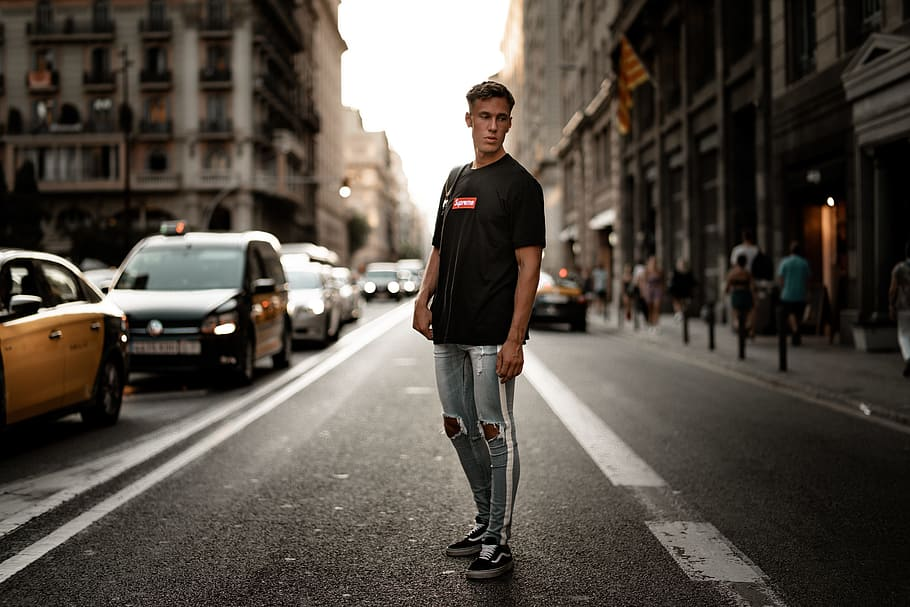
#> input picture hj.jpg, 910 x 607 px, given in place of Manhattan_Trim.mp4, which was not available
$ python detection_lane_on_vid.py
#> lines starting #> are read from the running program, lines starting #| are printed output that depends on the picture; after the words box and inside, x2 and y2 are one past the last pixel; in counts of white or black regions, pixels touching at a corner belong together; pictures that were not available may be replaced by others from this repository, and a replacement may not be noted
#> further down, frame is the input picture: shape (607, 910, 3); mean B, G, R 70, 77.8, 84.9
import cv2
import numpy as np
from matplotlib import pyplot as plt


def roi(image, vertices):
    mask = np.zeros_like(image)
    mask_color = 255
    cv2.fillPoly(mask, vertices, mask_color)
    cropped_img = cv2.bitwise_and(image, mask)
    return cropped_img


def draw_lines(image, hough_lines):
    for line in hough_lines:
        x1, y1, x2, y2 = line[0]
        cv2.line(image, (x1, y1), (x2, y2), (0, 255, 0), 2)

    return image


# img = cv2.imread("saved_frame.jpg")
# img = cv2.cvtColor(img, cv2.COLOR_BGR2RGB)


def process(img):
    height = img.shape[0]
#> height = 607
    width = img.shape[1]
#> width = 910
    roi_vertices = [
        (0, 650),
        (2*width/3, 2*height/3),
        (width, 1000)
    ]
#> roi_vertices = [(0, 650), (606.7, 404.7), (910, 1000)]

    gray_img = cv2.cvtColor(img, cv2.COLOR_BGR2GRAY)
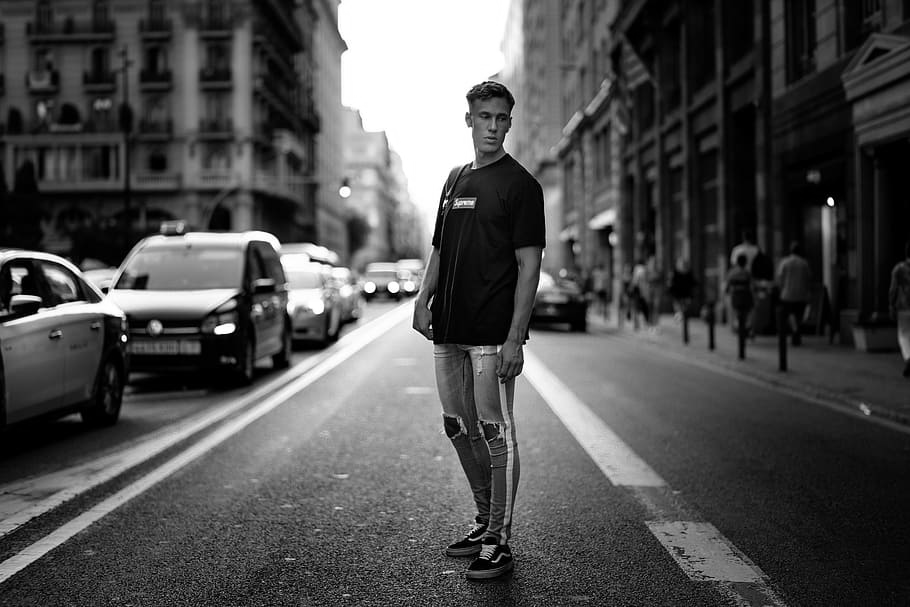
#> gray_img: shape (607, 910); min 0, max 255, mean 79
    gray_img = cv2.dilate(gray_img, kernel=np.ones((3, 3), np.uint8))
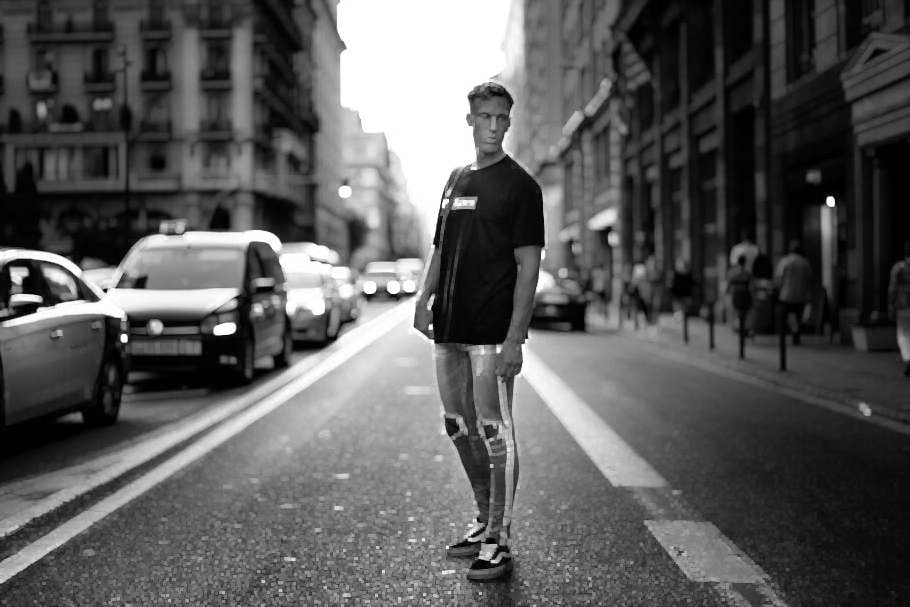
#> gray_img: shape (607, 910); min 0, max 255, mean 90.2

    canny = cv2.Canny(gray_img, 130, 220)
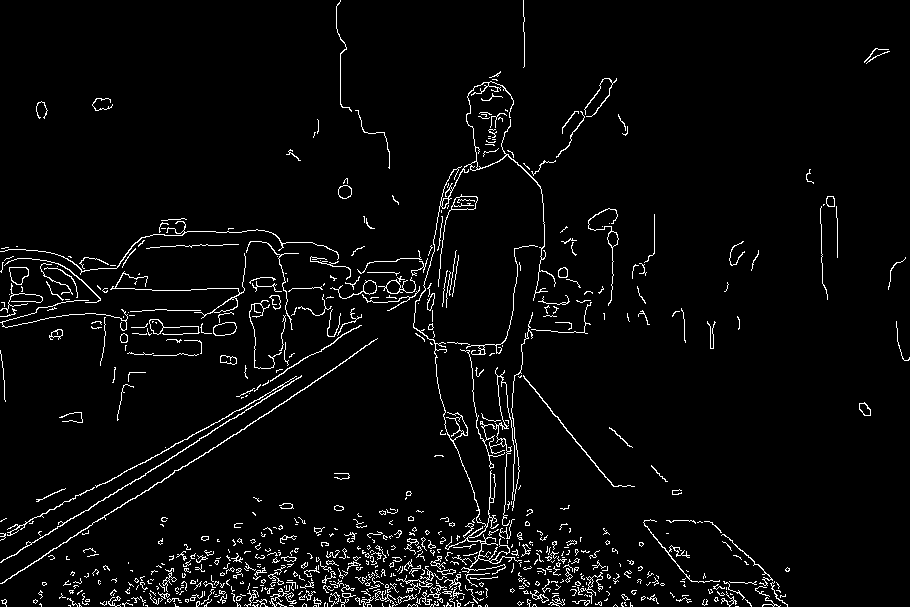
#> canny: shape (607, 910); 3.7% white in thin lines or dots

    roi_img = roi(canny, np.array([roi_vertices], np.int32))
#> in roi, `cv2.fillPoly(mask, vertices, mask_color)`:
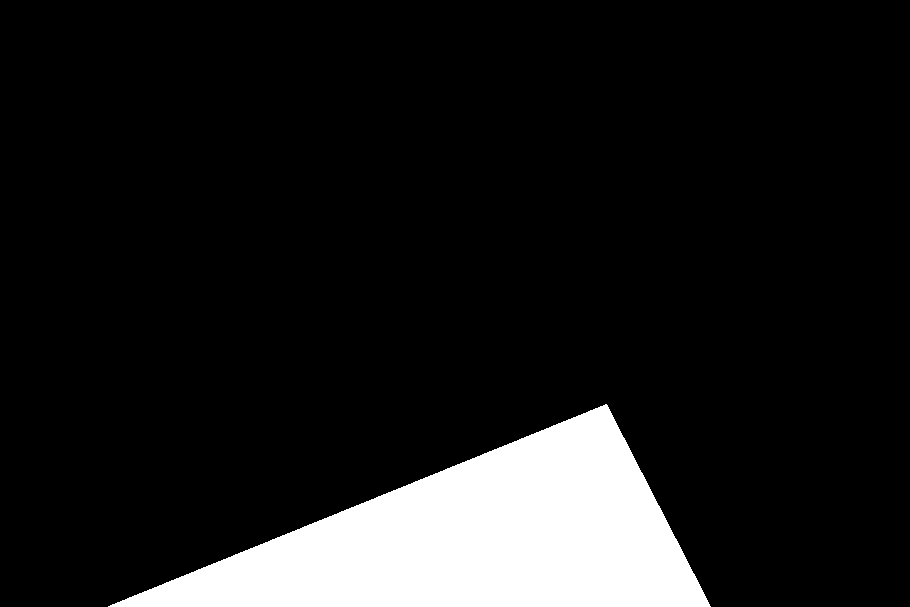
#> mask: shape (607, 910); 11.1% white; 1 white region, box (x1, y1, x2, y2) and area: (108, 404, 711, 607) 61454
#> in roi, `cropped_img = cv2.bitwise_and(image, mask)`:
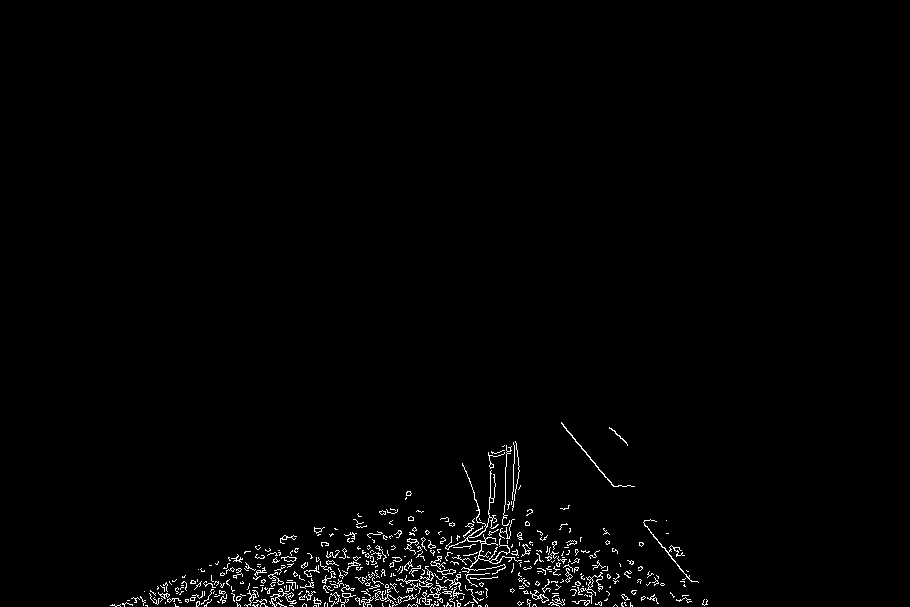
#> cropped_img: shape (607, 910); 1.3% white in thin lines or dots, all inside (x1, y1, x2, y2) = (110, 422, 708, 607)

    lines = cv2.HoughLinesP(roi_img, 1, np.pi / 180, threshold=10, minLineLength=15, maxLineGap=2)
#> lines = 15 rows, first 6: [468, 569, 491, 568], [110, 605, 128, 603], [502, 557, 518, 557], [579, 444, 613, 486], [356, 600, 375, 598], [369, 533, 384, 535]

    final_img = draw_lines(img, lines)
#> the loop in draw_lines, `for line in hough_lines:` made 15 passes
#> (x1, y1, x2, y2) on passes 1 to 12: (468, 569, 491, 568), (110, 605, 128, 603), (502, 557, 518, 557), (579, 444, 613, 486), (356, 600, 375, 598), (369, 533, 384, 535), (456, 547, 471, 545), (444, 593, 462, 593), (586, 577, 602, 576), (506, 466, 506, 445), (443, 605, 459, 606), (490, 497, 490, 462)

    return final_img


cap = cv2.VideoCapture(r"C:\Users\souvi\OneDrive\Desktop\New folder (2)\Data\Manhattan_Trim.mp4")
frame_width = int(cap.get(cv2.CAP_PROP_FRAME_WIDTH))
frame_height = int(cap.get(cv2.CAP_PROP_FRAME_HEIGHT))
fourcc = cv2.VideoWriter_fourcc(*"XVID")
saved_frame = cv2.VideoWriter("lane_detection.Souvik", fourcc, 30.0, (frame_width, frame_height))

while cap.isOpened():
    ret, frame = cap.read()

    try:
        frame = process(frame)

        saved_frame.write(frame)
        cv2.imshow("frame", frame)

        if cv2.waitKey(1) & 0xFF == 27:
#> (key Esc is pressed here)
            break

    except Exception:
        break

cap.release()
saved_frame.release()
cv2.destroyAllWindows()

# result = process(img)
# plt.imshow(result)
# plt.show()

$ run again, on k.jpg
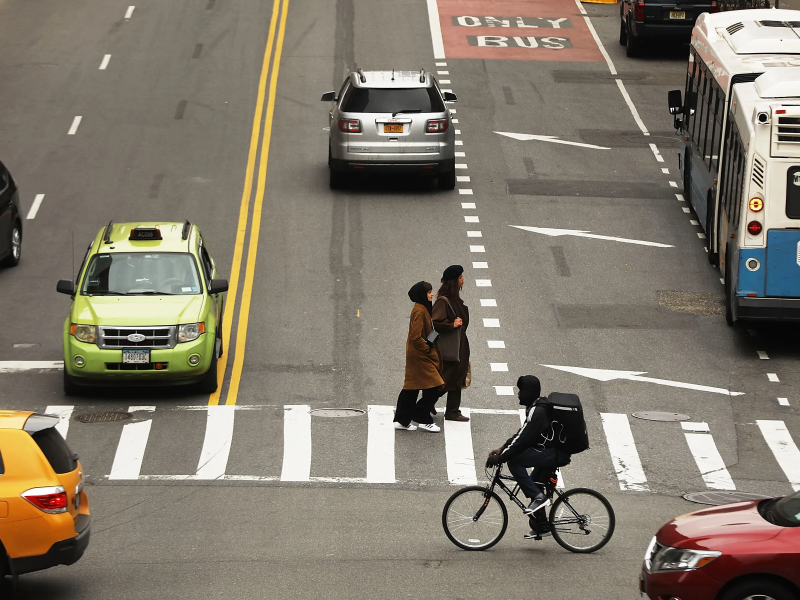
#> input picture k.jpg, 2400 x 1800 px, given in place of Manhattan_Trim.mp4, which was not available (shown at 1/3 size)
#> frame is the input picture: shape (1800, 2400, 3); mean B, G, R 108.8, 122.4, 130.8
#> in process, `canny = cv2.Canny(gray_img, 130, 220)`:
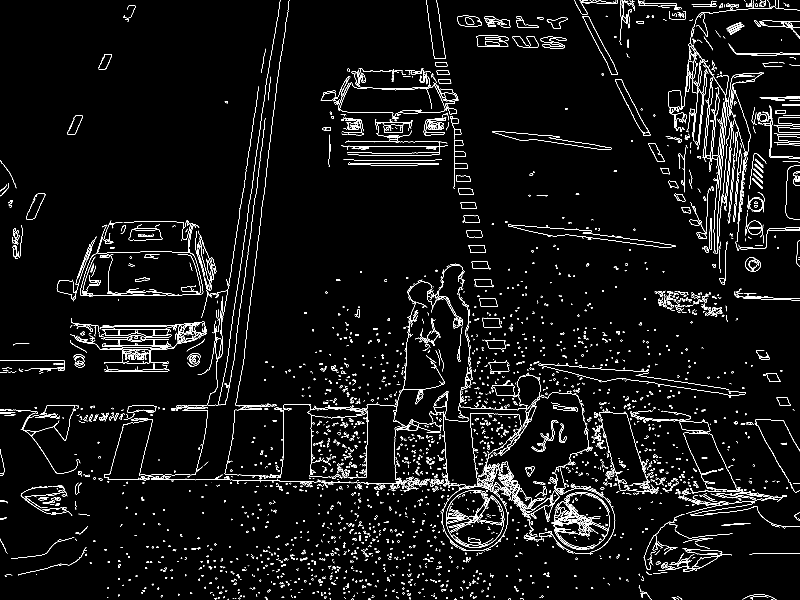
#> canny: shape (1800, 2400) (shown at 1/3 size); 3.1% white in thin lines or dots
#> mask: shape (1800, 2400); 8.8% white; 1 white region, box (x1, y1, x2, y2) and area: (0, 650, 2400, 1201) 382100
#> in roi, `cropped_img = cv2.bitwise_and(image, mask)`:
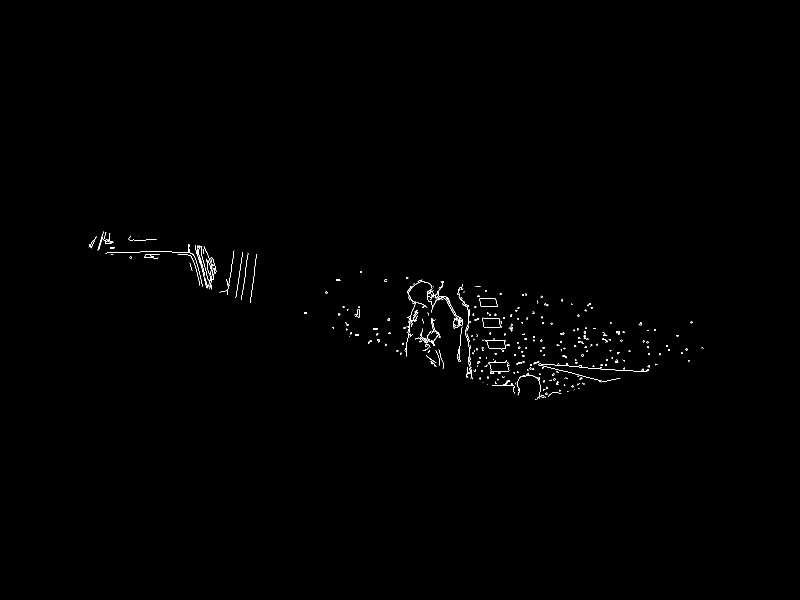
#> cropped_img: shape (1800, 2400) (shown at 1/3 size); 0.25% white in thin lines or dots, all inside (x1, y1, x2, y2) = (266, 695, 2110, 1200)
#> lines = 61 rows, first 6: [1438, 896, 1453, 896], [516, 756, 539, 756], [1868, 1111, 1896, 1112], [759, 849, 761, 829], [601, 785, 610, 822], [1342, 908, 1358, 935]
#> the loop in draw_lines, `for line in hough_lines:` made 61 passes
